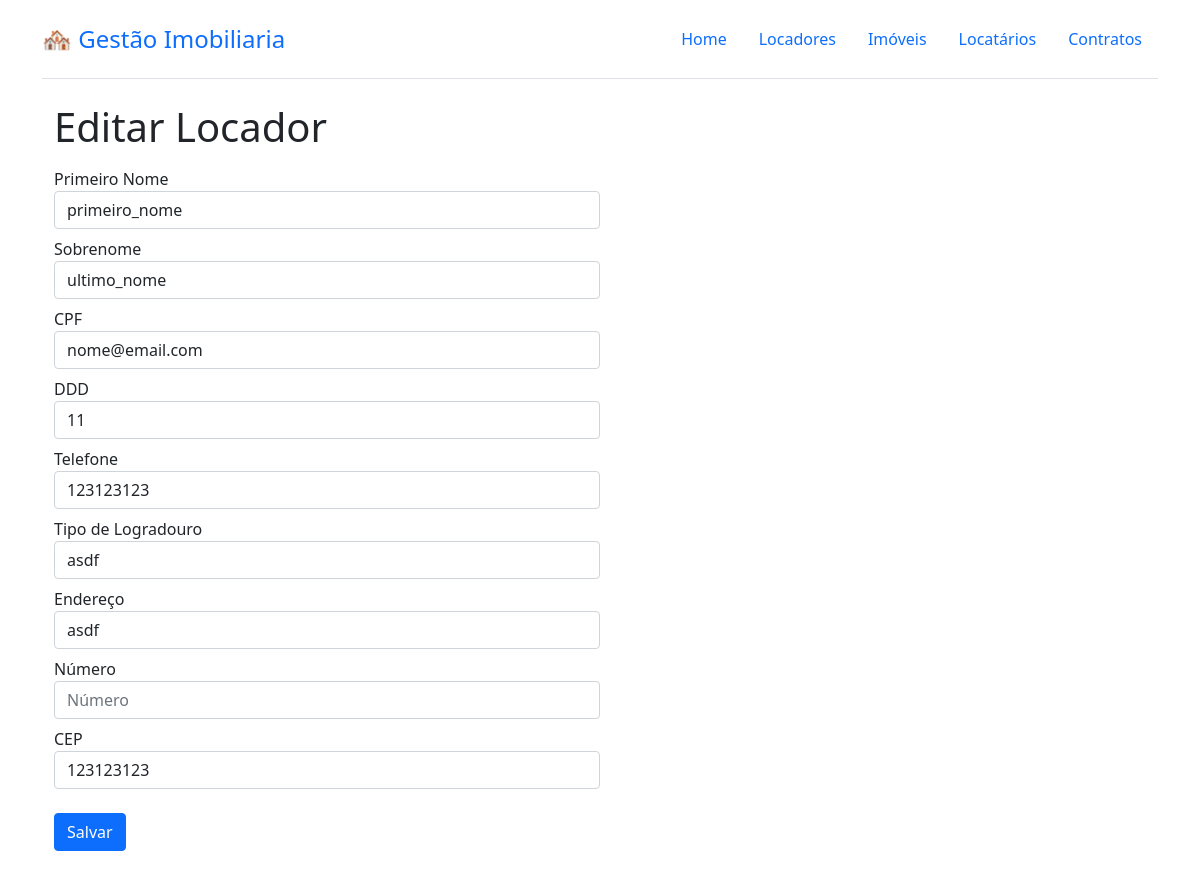
/locador/1, run on an earlier commit of the app's database.
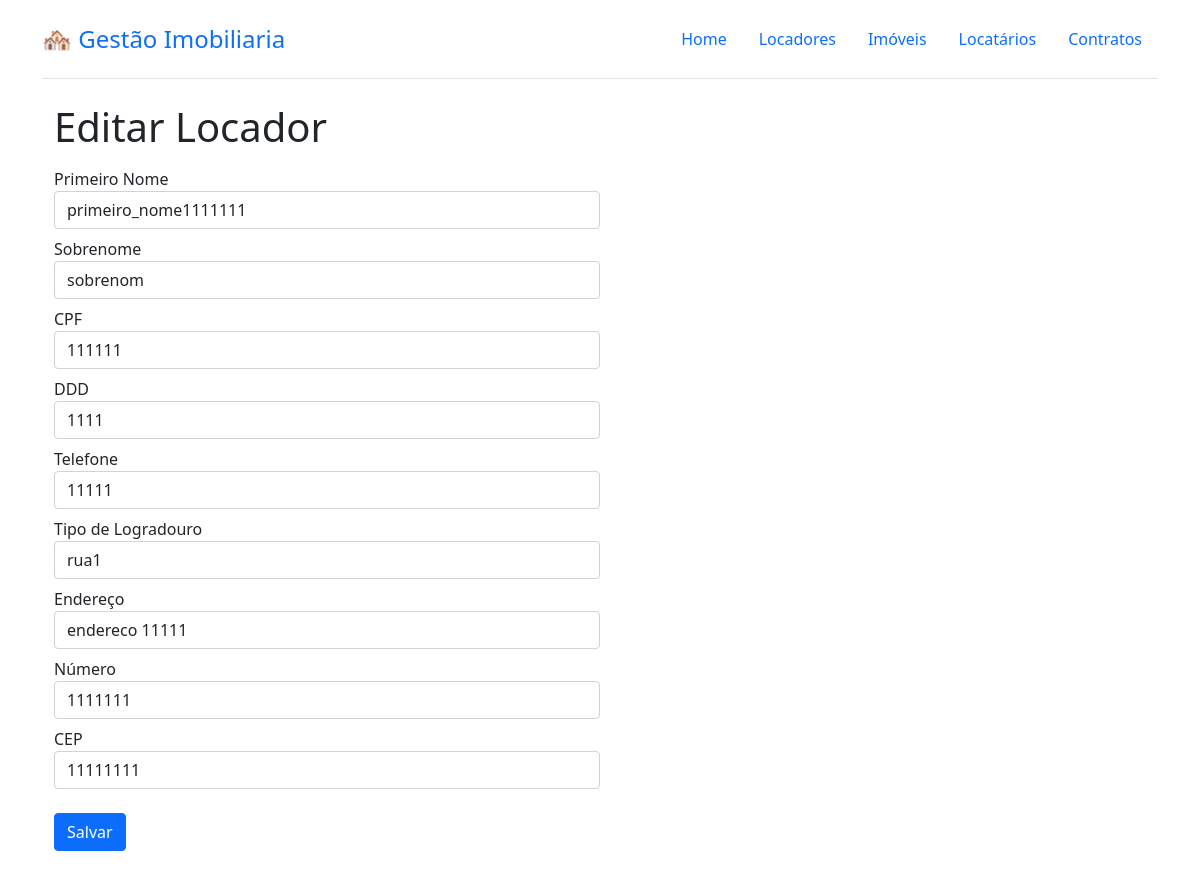
And on a later commit of the database.
### tables this page shows
CREATE TABLE `locador` (
	`id` integer primary key NOT NULL UNIQUE,
	`primeiro_nome` TEXT NOT NULL,
	`ultimo_nome` TEXT NOT NULL,
	`email` TEXT NOT NULL,
	`ddd` INTEGER NOT NULL,
	`telefone` TEXT NOT NULL,
	`tipo_logradouro` TEXT NOT NULL,
	`endereco` TEXT NOT NULL,
	`numero` INTEGER NOT NULL,
	`cep` TEXT NOT NULL
);

### gestao_imobiliaria/views/locador.py (the view, shortened to what this page needs)
@locador.route("/locador/<int:id>", methods=["GET", "POST"])
def edit(id: int):
    db = get_db()
    form = LocadorForm()
    locador = db.execute("SELECT * FROM locador WHERE id = ?", (id,)).fetchone()
    if locador is None:
        abort(404, "Locador id {0} doesn't exist.".format(id))
    if request.method == "GET":
        form.primeiro_nome.data = locador["primeiro_nome"]
        form.ultimo_nome.data = locador["ultimo_nome"]
        form.email.data = locador["email"]
        form.ddd.data = locador["ddd"]
        form.telefone.data = locador["telefone"]
        form.tipo_logradouro.data = locador["tipo_logradouro"]
        form.endereco.data = locador["endereco"]
        form.numero.data = locador["numero"]
        form.cep.data = locador["cep"]
    return render_template("form.html", form=form, page_title="Editar Locador")

### gestao_imobiliaria/forms.py
class LocadorForm(FlaskForm):
    primeiro_nome = StringField("Primeiro Nome")
    ultimo_nome = StringField("Sobrenome")
    email = StringField("CPF")
    ddd = IntegerField("DDD")
    telefone = StringField("Telefone")
    tipo_logradouro = StringField("Tipo de Logradouro")
    endereco = StringField("Endereço")
    numero = IntegerField("Número")
    cep = StringField("CEP")
    submit = SubmitField("Salvar")

### gestao_imobiliaria/db.py (called while the page is built)
def get_db():
    if "db" not in g:
        g.db = sqlite3.connect(
            os.getenv("DATABASE_URL"), detect_types=sqlite3.PARSE_DECLTYPES
        )
        g.db.row_factory = sqlite3.Row
    return g.db

### gestao_imobiliaria/templates/form.html (shortened to what this page needs)
{% extends "base.html" %}
{% block content %}
  <div class="container justify-content-left w-100 position-relative">
   <div>
      <h1>{{page_title.title()}}</h1>
    </div>
    <form action="" method="POST" class="w-50">
          {% for field in form %}
              {% if (field.type != "SubmitField") and (field.type != "CSRFTokenField") %}
                  <div class="form-group">
                      {{ field.label(class="form-label mb-0 mt-2") }}
                      {{ field(class="form-control", placeholder=field.label.text) }}
                  </div>
              {% endif %}
          {% endfor %}
          <div class="form-group pt-4 mb-5">
              {{ form.submit(class="btn btn-primary") }}
          </div>
    </form>
  </div>
{% endblock %}

### gestao_imobiliaria/templates/base.html (shortened to what this page needs)
<!doctype html>
<html lang="en">
    <head>
        <link href="https://cdn.jsdelivr.net/npm/bootstrap@5.1.3/dist/css/bootstrap.min.css" rel="stylesheet">
        <link rel="stylesheet" href="https://cdn.jsdelivr.net/npm/bootstrap-icons@1.11.3/font/bootstrap-icons.min.css">
    </head>
    <body>
        <div class="container">
            <nav class="d-flex flex-wrap align-items-center justify-content-between py-3 mb-4 border-bottom">
                <a class="navbar-brand" style="font-size: 1.5rem;" href="/">
                    <span class="fs-4">🏘️ Gestão Imobiliaria</span>
                </a>
                <ul class="nav nav-pills">
                    <li class="nav-item"><a href="/" class="nav-link {{ 'active' if page_title == 'home' else '' }}" aria-current="page">Home</a></li>
                    <li class="nav-item"><a href="/locador" class="nav-link {{ 'active' if page_title == 'locador' else '' }}">Locadores</a></li>
                    <li class="nav-item"><a href="/imovel" class="nav-link {{ 'active' if page_title == 'imovel' else '' }}">Imóveis</a></li>
                    <li class="nav-item"><a href="/locatario" class="nav-link {{ 'active' if page_title == 'locatario' else '' }}">Locatários</a></li>
                    <li class="nav-item"><a href="/contrato" class="nav-link {{ 'active' if page_title == 'contrato' else '' }}">Contratos</a></li>
                </ul>
            </nav>
        </div>
        <div class="container">
            {% block content %}{% endblock %}
        </div>
    </body>
</html>

What changed in the data, as far as the page shows it:
changed locador: primeiro_nome "primeiro_nome" → "primeiro_nome1111111"; ultimo_nome "ultimo_nome" → "sobrenom"; email "nome@email.com" → "111111"; ddd "11" → "1111"; telefone "123123123" → "11111"; tipo_logradouro "asdf" → "rua1"; endereco "asdf" → "endereco 11111"; numero (not shown) → "1111111"; cep "123123123" → "11111111"
